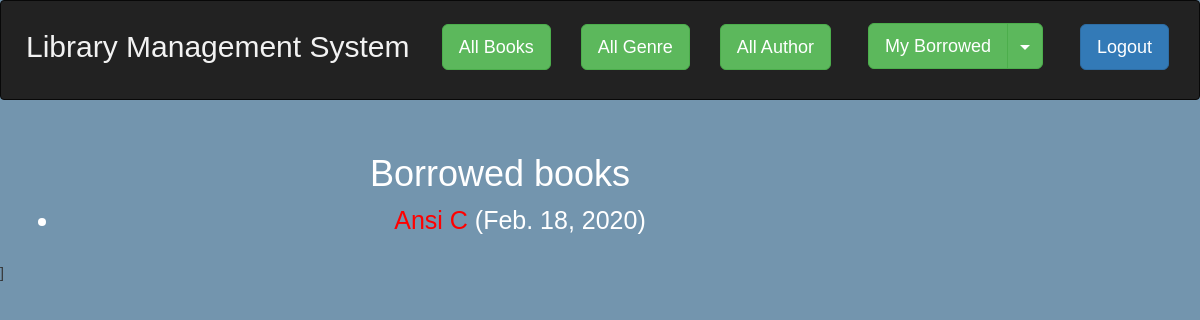
Page /catalog/mybooks/ (signed in) on the earlier database version.
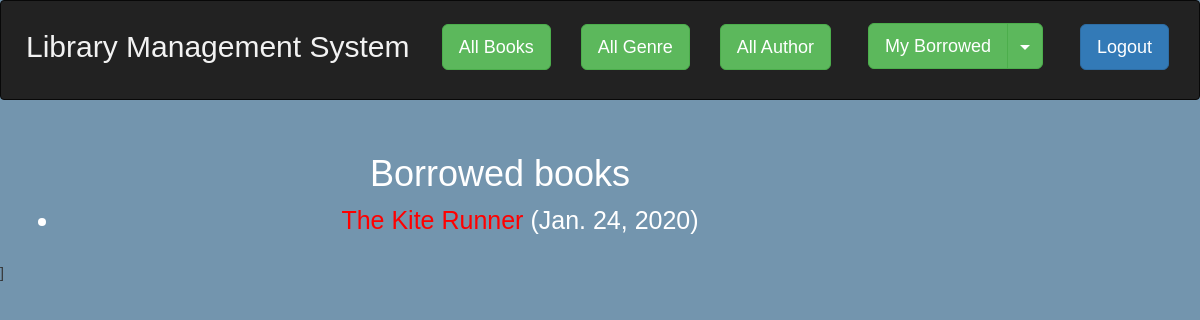
Same page on the later database version.
### catalog/models.py (models this page shows, shortened)
class BookInstance(models.Model):
    id = models.UUIDField(primary_key=True, default=uuid.uuid4, help_text='Unique ID for this particular book across whole library')
    book = models.ForeignKey('Book', on_delete=models.SET_NULL, null=True)
    imprint = models.CharField(max_length=200)
    due_back = models.DateField(null=True, blank=True)
    borrower=models.ForeignKey(User,on_delete=models.SET_NULL, null=True, blank=True)
    LOAN_STATUS = (
        ('m', 'Maintenance'),
        ('o', 'On loan'),
        ('a', 'Available'),
        ('r', 'Reserved'),
    )
    status = models.CharField(
        max_length=1,
        choices=LOAN_STATUS,
        blank=True,
        default='m',
        help_text='Book availability',
    )
    class Meta:
        ordering = ['due_back']
    @property
    def is_overdue(self):
        if self.due_back and date.today() > self.due_back:
            return True
        return False

class Book(models.Model):
    title = models.CharField(max_length=200)
    author = models.ForeignKey('Author', on_delete=models.SET_NULL, null=True)
    summary = models.TextField(max_length=1000, help_text='Enter a brief description of the book')
    isbn = models.CharField('ISBN', max_length=13, help_text='13 Character <a href="https://www.isbn-international.org/content/what-isbn">ISBN number</a>')
    genre = models.ManyToManyField(Genre, help_text='Select a genre for this book')
    def display_genre(self):
        """Create a string for the Genre. This is required to display genre in Admin."""
        return ', '.join(genre.name for genre in self.genre.all()[:3])
    display_genre.short_description = 'Genre'

### catalog/views.py (the view)
# urls.py: path('mybooks/', views.LoanedBooksByUserListView.as_view(), name='my-borrowed'),
class LoanedBooksByUserListView(LoginRequiredMixin,generic.ListView):
    model = BookInstance
    template_name ='catalog/bookinstance_list_borrowed_user.html'
    paginate_by = 10
    def get_queryset(self):
        return BookInstance.objects.filter(borrower=self.request.user).filter(status__exact='o').order_by('due_back')

### catalog/templates/catalog/bookinstance_list_borrowed_user.html
{% extends "base_generic.html" %}
{% block content %}
    <h1>Borrowed books</h1>
    {% if bookinstance_list %}
    <ul>
      {% for bookinst in bookinstance_list %}
      <li class="{% if bookinst.is_overdue %}text-danger{% endif %}">
        <a href="{% url 'book-detail' bookinst.book.pk %}">{{bookinst.book.title}}</a> ({{ bookinst.due_back }})
      </li>
      {% endfor %}
    </ul>
    {% else %}
      <p>There are no books borrowed.</p>
    {% endif %}
{% endblock %}

Differences in the rows shown:
no longer on this page (row edited): BookInstance: book "Ansi C", due_back "Feb. 18, 2020"
now on this page (row edited): BookInstance: book "The Kite Runner", due_back "Jan. 24, 2020"
